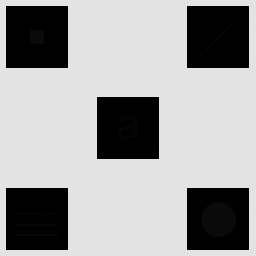
#> input picture Ej1/Imagen_con_detalles_escondidos.tif, 256 x 256 px, found by its file name
$ python tp1Ej1.py
#> lines starting #> are read from the running program, lines starting #| are printed output that depends on the picture
# Librerías a utilizar:
import matplotlib.pyplot as plt
import numpy as np
import cv2

# Función de ecualizado de histograma local.
def ecualizacionHistogramaLocal(img, ventana):
    """
    img: Imagen de entrada (grayscale).
    ventana: Tupla con tamaño de ventana (debe ser impar, ej: (15, 15)).
    Devuelve: Imagen con ecualizado de histograma local.
    """

    # Obtiene las dimensiones de la imagen y la ventana
    alto_imagen, ancho_imagen = img.shape
    alto_ventana, ancho_ventana = ventana

    # Inicializo la imagen de salida como una copia de la imagen original.
    img_salida = img.copy()

    # Calculamos el offset de la ventana para el centrado
    off_vertical = alto_ventana // 2
    off_horizontal = ancho_ventana // 2

    # Aplicamos padding para manejar los bordes (reflejando la imagen)
    img_pad = cv2.copyMakeBorder(img, off_vertical, off_vertical, off_horizontal, off_horizontal, cv2.BORDER_REFLECT)

    # Recorremos cada píxel de la imagen original
    for i in range(alto_imagen):
        for j in range(ancho_imagen):
            # Extraemos la vecindad (ROI) usando las coordenadas con padding
            # La ventana está centrada en (i + off_vertical, j + off_horizontal) en la imagen con pad
            roi = img_pad[i : i + alto_ventana, j : j + ancho_ventana]

            # Ecualizamos la ventana
            roi_equalizada = cv2.equalizeHist(roi)

            # El valor del píxel central de la ventana ecualizada (i + off_vertical, j + off_horizontal)
            # es el nuevo valor para nuestro píxel (i, j)
            img_salida[i, j] = roi_equalizada[off_vertical, off_horizontal]

    return img_salida

# Carga la imagen con detalles escondidos del ejercicio.
imagen_con_detalles_escondidos = cv2.imread('./Ej1/Imagen_con_detalles_escondidos.tif', cv2.IMREAD_GRAYSCALE)
#> imagen_con_detalles_escondidos is the input picture: shape (256, 256); min 0, max 228, mean 160.7

# Se realiza un ecualizado de histograma a la imagen, pero sobre la imagen completa.
imagen_ecualizada = cv2.equalizeHist(imagen_con_detalles_escondidos)
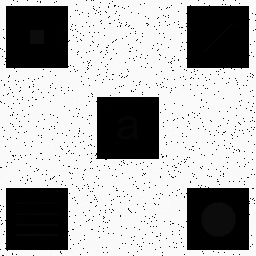
#> imagen_ecualizada: shape (256, 256); min 0, max 255, mean 172.2

# Se utiliza la función creada para hacer el ecualizado de histograma local.
imagen_ecualizada_local = ecualizacionHistogramaLocal(imagen_con_detalles_escondidos, (21, 21))
#> in ecualizacionHistogramaLocal, `img_pad = cv2.copyMakeBorder(img, off_vertical, off_vertical, off_hori..`:
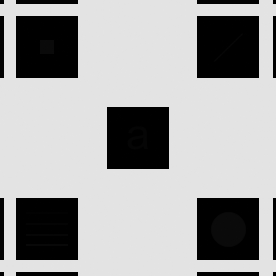
#> img_pad: shape (276, 276); min 0, max 228, mean 164.2
#> after the loop in ecualizacionHistogramaLocal, `for i in range(alto_imagen):`:
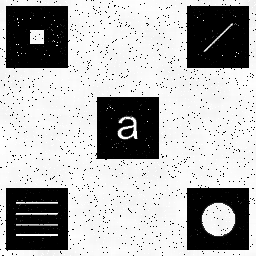
#> img_salida: shape (256, 256); min 0, max 255, mean 177.6
#> after the loop in ecualizacionHistogramaLocal, `for i in range(alto_imagen):`:
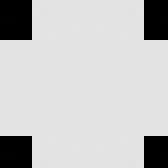
#> roi: shape (21, 21) (shown 8 times larger); min 0, max 228, mean 194.6

# Se muestran las tres imagenes para comparar.
plt.subplot(131)
plt.title('Sin ecualizar')
plt.imshow(imagen_con_detalles_escondidos, cmap = 'gray')

plt.subplot(132)
plt.title('Ecualizado Global')
plt.imshow(imagen_ecualizada, cmap = 'gray')

plt.subplot(133)
plt.title('Ecualizado local')
plt.imshow(imagen_ecualizada_local, cmap = 'gray')

plt.show()
